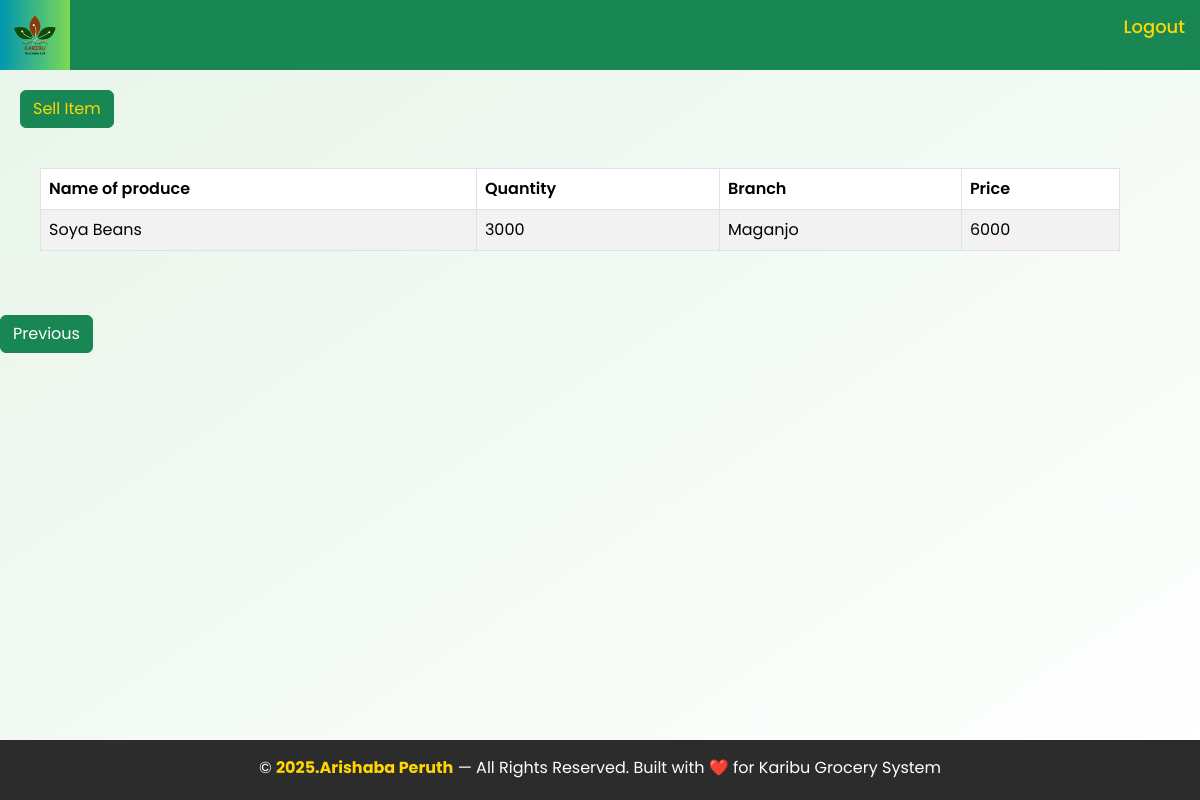
The app's page /home/6/ (signed in) with its own data.
### homeapp/models.py (models this page shows, shortened)
class Stock(models.Model):
    Name_of_produce = models.CharField(max_length=100, null=True)
    Produce_type = models.CharField(choices=[("Internal","Internal"), ("External","External")] ,blank=True, null=True)
    Date = models.DateField(auto_now_add=True)
    Tonnage_in_kgs = models.IntegerField(blank=False, default=0)
    total_quantity = models.IntegerField(default=0,blank=True, null=True)
    Cost = models.IntegerField(blank=False, default=0)
    Unit_price = models.IntegerField(blank=True, null=True)
    Dealer_name = models.CharField(blank=False, default=0)
    Branch = models.ForeignKey(Branch,blank=True, null=True, on_delete=models.CASCADE)
    Contact = models.IntegerField(default=0, blank=False)
    received_quantity = models.IntegerField(default=0,blank=True,null=True)

class Branch(models.Model):
    branch_name = models.CharField(max_length=255, null=True)
    def __str__(self):
        return self.branch_name

### homeapp/views.py (the view)
# urls.py: path('home/<int:stock_id>/', views.stock_detail, name='stock_detail'),
@login_required
def stock_detail(request, stock_id):
    stock = Stock.objects.get(id=stock_id)
    return render(request, 'homeapp/stockdetail.html', {'stock': stock})

### homeapp/templates/homeapp/stockdetail.html (shortened to what this page needs)
{% extends 'homeapp/base.html' %}
{% load static %}
{% block content %}
    <main>
        <link rel="stylesheet" href="{% static '' %}">
        <div style="margin: 20px;">
            <a href="{% url 'sell_item' stock.id %}"><button class="btn btn-success" style="color: gold;">Sell Item</button></a>
        </div>
        <table border="1" style="width: 90%; margin: 40px;" class="table table-bordered table-striped">
            <thead style="color: gold;">
                <tr>
                    <th>Name of produce</th>
                    <th>Quantity</th>
                    <th>Branch</th>
                    <th>Price</th>
                </tr>
            </thead>
            <tbody>
                <tr>
                    <td>{{ stock.Name_of_produce }}</td>
                    <td>{{ stock.Tonnage_in_kgs }}</td>
                    <td>{{ stock.Branch }}</td>
                    <td>{{ stock.Unit_price }}</td>
                </tr>
            </tbody>
        </table><br>
        <div>
            {% if user.is_salesagent or user.is_salesagent_2 %}
            <a href="{% url 'salesagent' %}"><button class="btn btn-success">Previous</button></a>
            {% endif %}
        </div>
    </main>
{% endblock %}

### homeapp/static/base.css (style rules this page uses)
* { margin: 0; padding: 0; box-sizing: border-box; font-family: 'Poppins', sans-serif; }
body { padding-top: 70px; }

### homeapp/static/dashboard1.css (style rules this page uses)
*, *::before, *::after { margin: 0; padding: 0; box-sizing: border-box; }
html { height: 100%; }
body { min-height: 100vh; display: flex; flex-direction: column; background-color: #f5f6fa; }
.table { width: 100%; border-collapse: collapse; }
.table th { background-color: #f8f9fa; padding: 12px; text-align: left; font-weight: 600; color: #555; }
.table td { padding: 12px; border-top: 1px solid #eee; }

### records on screen
Stock: Name_of_produce "Soya Beans", Tonnage_in_kgs "3000", Branch "Maganjo", Unit_price "6000"
